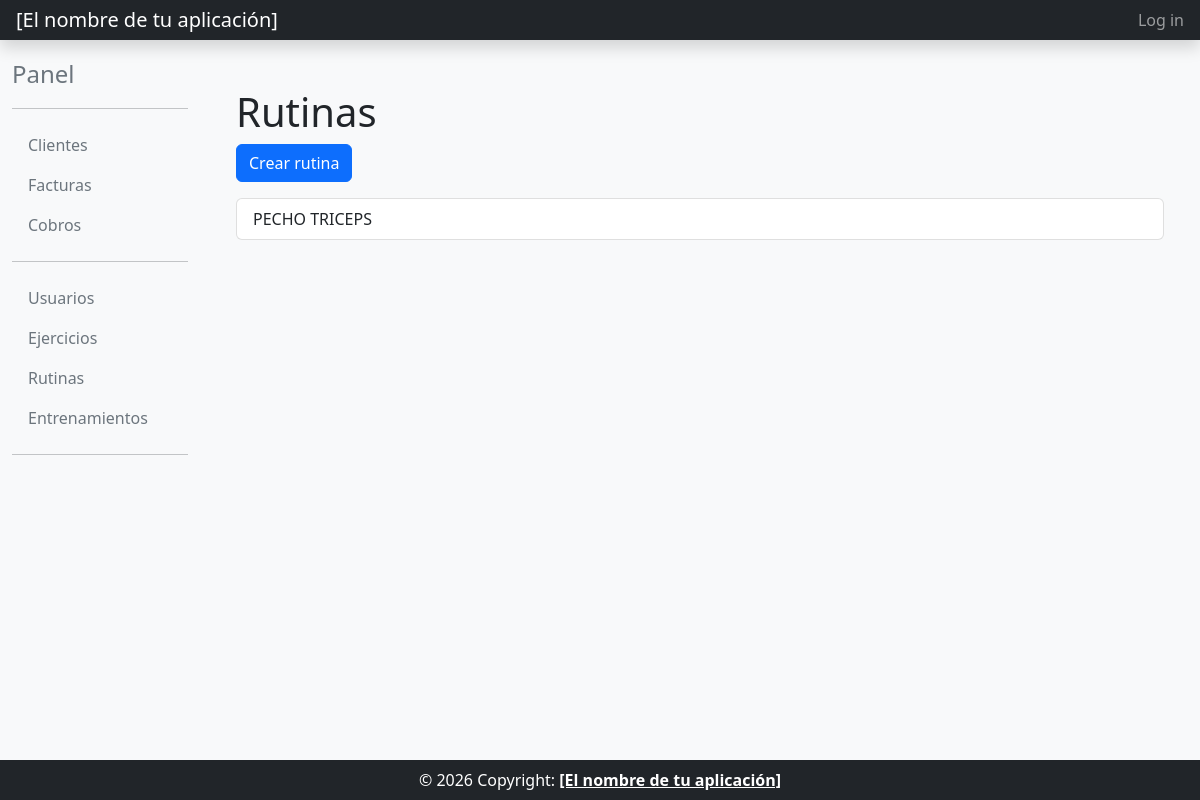
Before: /core/rutinas/ with the older database file.
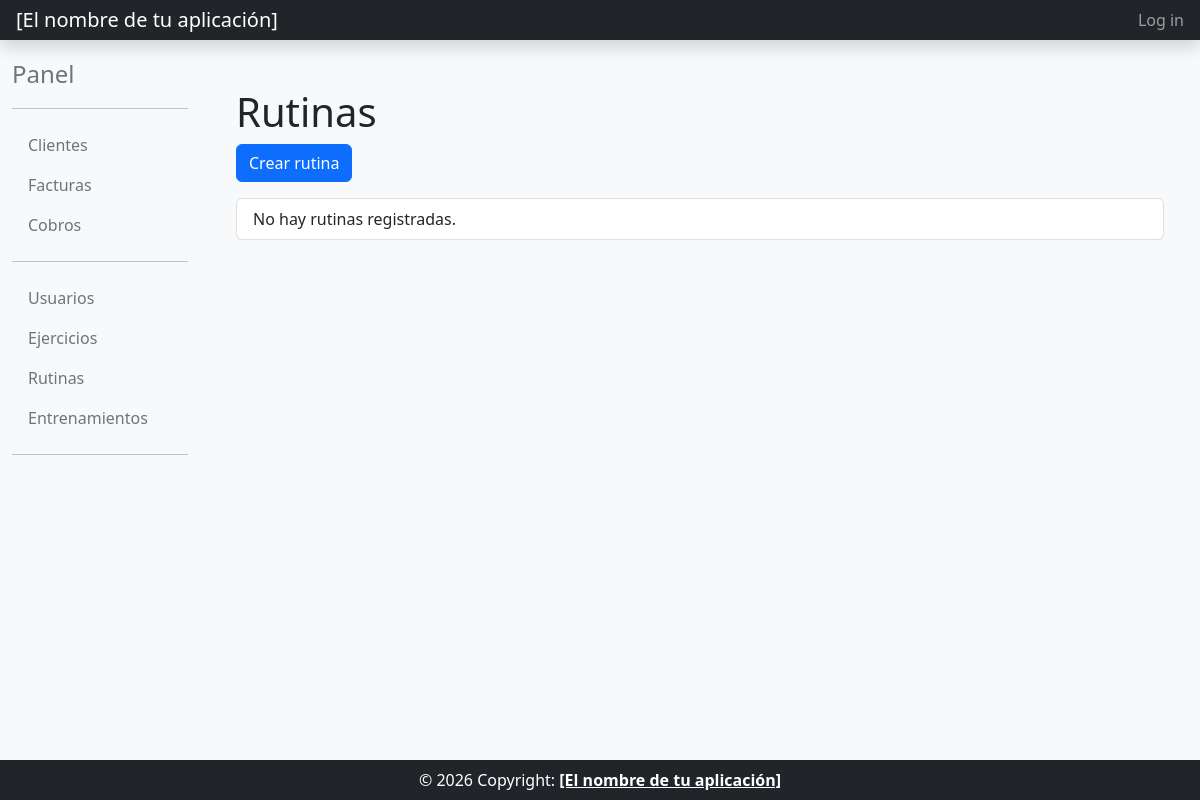
After: the same page with the newer database file.
### core/models.py (models this page shows, shortened)
class Rutina(models.Model):
    nombre = models.CharField(max_length=25, primary_key=True)
    class Meta:
        verbose_name = "rutina"
        verbose_name_plural = "rutinas"
        ordering = ['nombre']

### core/views.py (the view)
class RutinaListView(OrderingListViewMixin, ListView):
    model = Rutina
    template_name = "rutina_list.html"
    paginate_by = 2

### common/mixins.py (called while the page is built)
    def get_queryset(self):
        queryset = super().get_queryset()
        ordering = self.request.GET.get('ordering')
        if ordering == 'asc':
            return queryset.order_by('pk')
        if ordering == 'desc':
            return queryset.order_by('-pk')
        return queryset

    def get_context_data(self, **kwargs):
        context = super().get_context_data(**kwargs)
        ordering = self.request.GET.get('ordering')
        context['ordering'] = ordering if ordering in ('asc', 'desc') else None
        return context

### core/templates/rutina_list.html (shortened to what this page needs)
{% extends "base_intranet.html" %}
{% block main_content %}
<div class="container">
    <h1>Rutinas</h1>
    <a href="{% url 'rutina_create' %}" class="btn btn-primary">Crear rutina</a>
    <div class="list-group mt-3">
        {% for rutina in object_list %}
            <a href="{% url 'rutina_detail' pk=rutina.pk %}" class="list-group-item list-group-item-action text-decoration-none">{{ rutina.nombre }}</a>
        {% empty %}
            <div class="list-group-item">No hay rutinas registradas.</div>
        {% endfor %}
    </div>
</div>
{% endblock main_content %}

Changed rows visible on the page:
removed Rutina: nombre "PECHO TRICEPS"
Other visible differences:
text now shown: "No hay rutinas registradas."
